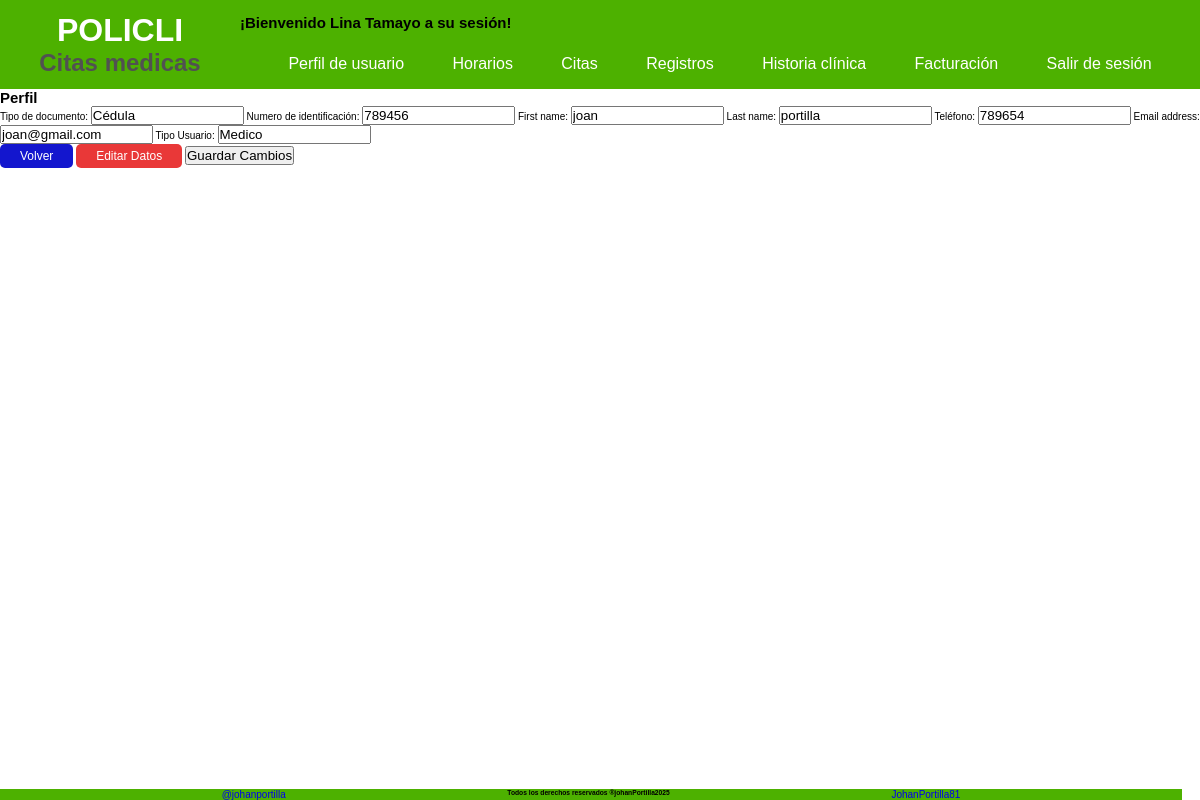
/sesion/cuenta/2/?accion=ver (signed in), run on the app's committed database.
### Aplicaciones/Inicio/models.py (models this page shows, shortened)
class CreacionUser(AbstractUser):
    class Tipo_User(models.TextChoices):
        ADMIN = 'Administrador',
        PACIENTE = 'Paciente'
        MEDICO = 'Medico'
        RECEPCION = 'Recepcionista'
    class Tipo_id(models.TextChoices):
        CEDULA = 'Cédula'
        TARJETA_ID= 'Tarjeta Identidad'
        CED_EXT = 'Cédula Extranjería'
        PASAPORTE = 'Pasaporte'
    tipo_id = models.CharField( max_length=20 ,choices = Tipo_id.choices, default = Tipo_id.CEDULA, verbose_name='Tipo de documento'  )
    numero_id = models.PositiveBigIntegerField(null=False, blank=False,  verbose_name='Numero de identificación', unique=True, default=0)
    telefono = models.PositiveBigIntegerField(null= False, blank= False, verbose_name='Teléfono', default=0)
    tipo_usuario = models.CharField(max_length=20, choices = Tipo_User.choices, default = Tipo_User.PACIENTE, verbose_name='Tipo Usuario')
    fecha_actualizacion = models.DateTimeField (auto_now=True, verbose_name='Ultima Actualización')
    nombre_completo= models.CharField(max_length = 100, null=False, blank= False, verbose_name='Nombre completo')
    cambiar_contrasena = models.BooleanField(default=True, verbose_name='Cambiar contraseña')

### Aplicaciones/Inicio/views.py (the view, shortened to what this page needs)
@login_required # type: ignore
def ver_cuentas(request,pk):
    perfil = get_object_or_404(CreacionUser, pk=pk)
    admin = request.user # verificar q usuario esta interactuando
    habil = perfil.is_active
    if habil == True:
        habil = 'Habilitado'
    else:
        habil = 'Deshabilitado'
    accion = request.GET.get('accion')
    if accion == 'ver':
        print(f'Viendo el perfil de {perfil.nombre_completo}')
        form = PerfilUsuario(instance=perfil)
        data = {
            'admin': admin,
            'perfil': perfil,
            'titulo':'Perfil',
            'form': form,
            'estado':habil
        }
        return render(request, 'paginas/mi_perfil.html', data)
    return render(request, 'paginas/listado_tabla.html')

### templates/paginas/mi_perfil.html (shortened to what this page needs)
{% extends 'index.html' %}
{% block contenido1 %}
<div class="bloque__formulario">
    <h2 class="bloque__subtitulo">{{titulo}}</h2>
    {% if admin.is_superuser %}
        {% if perfil.id == admin.id %}
            <form class="formato__creacion perfil_usuario ">
                {% csrf_token %}
                {{ form.as_p }}
                <input type="hidden" name="next" , value="{{ next }}" />
                <div class="btn_opcion">
                    <a href="{% url 'Principal' %}">volver</a>
                </div>
                <div>
                    <p>{{ mensaje }}</p>
                </div>
            </form>
        {% else %}
            <form class="formato__creacion perfil_usuario ">
                <p>Actualmente el usuario esta {{estado}}</p>
                {% csrf_token %}
                {{ form.as_p }}
                {{ form.fecha_actualizacion}}
                <input type="hidden" name="next" , value="{{ next }}" />
                <div class="btn_opcion">
                    <a class="btn-secundary" href="{% url 'Principal' %}">Volver</a>
                    <a href="{% url 'Perfil_Editar' perfil.id %}" class="btn-primary">Editar Datos</a>
                    <button>
                        <a href="">Habilitar/Deshabilitar</a>
                    </button>
                    <button class="envio" type="submit">Guardar Cambios</button>
                </div>
                <div>
                    <p>{{ mensaje }}</p>
                </div>
            </form>
        {% endif %}
    {% else %}
        <form class="formato__creacion perfil_usuario" method="POST">
            {{ form.tipo_id.label_tag }}
            {{ form.tipo_id }}
            {{ form.numero_id.label_tag }}
            {{ form.numero_id }}
            {{ form.first_name.label_tag }}
            {{ form.first_name }}
            {{ form.last_name.label_tag }}
            {{ form.last_name }}
            {{ form.telefono.label_tag }}
            {{ form.telefono }}
            {{ form.email.label_tag }}
            {{ form.email }}
            {{ form.tipo_usuario.label_tag }}
            {{ form.tipo_usuario }}
            <div class="btn_opcion">
                <a class="btn-secundary" href="{% url 'Principal' %}">Volver</a>
                <a href="{% url 'Perfil_Editar' perfil.id %}" class="btn-primary">Editar Datos</a>
                <button class="envio" type="submit">Guardar Cambios</button>
            </div>
        </form>
    {% endif %}
</div>
{% endblock %}

### templates/bloques/navbar_sesion.html (shortened to what this page needs)
<header class="header">
    <div class="navbar__container">
        <div>
            <h1 class="navbar__title">
                POLICLI
                <span class="navbar__subtitle">Citas medicas</span>
            </h1>
        </div>
        <div class="navbar-sesion">
            <h2 class="titulo__sesion">¡Bienvenido {{ user.nombre_completo }} a su sesión!</h2>
            <nav class="navbar-sesion__container">
                <ul class="navbar-sesion__list--first">
                    <li class="navbar-sesion__item">
                        <a href="{% url 'Principal' %}" class="navbar__link">Perfil de usuario</a>
                    </li>
                    <li class="navbar-sesion__item">
                        <a href="#" class="navbar__link">Horarios</a>
                    </li>
                    <li class="navbar-sesion__item">
                        <a href="#" class="navbar__link">Citas</a>
                    </li>
                    <li class="navbar-sesion__item"><a href="#" class="navbar__link">Registros</a>
                    </li>
                    <li class="navbar-sesion__item"><a href="#" class="navbar__link">Historia clínica</a>
                    </li>
                    <li class="navbar-sesion__item"><a href="#" class="navbar__link">Facturación</a></li>
                    <li class="navbar-sesion__item">
                        <a href="{% url 'Sesion_Cerrada' %}" class="navbar__link">Salir de sesión</a>
                    </li>
                </ul>
            </nav>
        </div>
    </div>
</header>

### static/css/variables.css (style rules this page uses)
:root { --primary-950: #4DB100; --primary-900: #55B40C; --primary-800: #67BC26; --primary-700: #79C43F; --primary-600: #8BCC59; --primary-500: #9DD472; --primary-400: #AEDB8C; --primary-300: #C0E3A5; --primary-200: #D2EBBF; --primary-100: #EAF3D8; --primary-50: #F6FBF2; --secundary-950:#FED638; --secundary-900:#FED841; --secundary-800:#FEDC55; --secundary-700:#FEE069; --secundary-600:#FEE47D; --secundary-500:#FEE891; --secundary-400:#FEECA5; --secundary-300:#FEF0B9; --secundary-200:#FEF4CD; --secundary-100:#FEF8E1; --secundary-50:#FEFCF5; --white: #fff; --black: #000; --gray-950: #101010; --gray-900: #262626; --gray-800: #3B3B3B; --gray-700: #515151; --gray-600: #676767; --gray-500: #7D7D7D; --gray-400: #929292; --gray-300: #A8A8A8; --gray-200: #BEBEBE; --gray-100: #D4D4D4; --gray-50: #E9E9E9; --main-font: Helvetica, Arial, sans-serif; --fs-xxxxl: 8.0rem; --fs-xxxl: 6.4rem; --fs-xxl: 4.8rem; --fs-xl: 4.0rem; --fs-lg: 3.2rem; --fs-md: 2.4rem; --fs-sm: 2.0rem; --fs-xs: 1.6rem; --fs-xxs: 1.4rem; --fs-xxxs: 1.2rem; }

### static/css/body.css (style rules this page uses)
html { margin: 0; box-sizing: border-box; font-size: 62.5%; }
* { padding: 0; margin: 0; box-sizing: border-box; font-family: var(--main-font); }
body { display: flex; flex-direction: column; }

### static/css/inicio.css (style rules this page uses)
.navbar__container { background-color: var(--primary-950); position: sticky; display: grid; grid-template-columns: repeat(2, 20% 80%); }
.navbar__title { margin: 0; color: var(--white); padding: 12px; font-size: var(--fs-lg); text-align: center; display: flex; flex-direction: column; }
.navbar__subtitle { font-size: var(--fs-md); color: var(--gray-700); }
.navbar__link { text-decoration: none; color: var(--white); font-size: var(--fs-xs); transition: color 0.3s ease; display: flex; }
.navbar-sesion { display: flex; flex-direction: column; justify-content: end; gap: 8px; }
.navbar-sesion__list--first { list-style: none; padding: 8px; margin: 0; display: flex; position: relative; justify-content: space-evenly; }
.navbar-sesion__item { position: relative; display: inline-block; padding: 8px; }

### static/css/tablas.css (style rules this page uses)
[class^="btn-"] { border: none; padding: 5px 20px; text-align: center; text-decoration: none; display: inline-block; font-size: var(--fs-xxxs); cursor: pointer; border-radius: 5px; }
.btn-primary { background-color: rgb(233, 56, 56); color: white; }
.btn-secundary { background-color: rgb(19, 22, 206); color: white; }

### data on the page
CreacionUser: nombre_completo "Lina Tamayo"
CreacionUser: tipo_id "Cédula", numero_id "789456", first_name "joan", last_name "portilla", telefono "789654", email "joan@gmail.com", tipo_usuario "Medico"

### other printed values
{{ titulo }} "Perfil"
